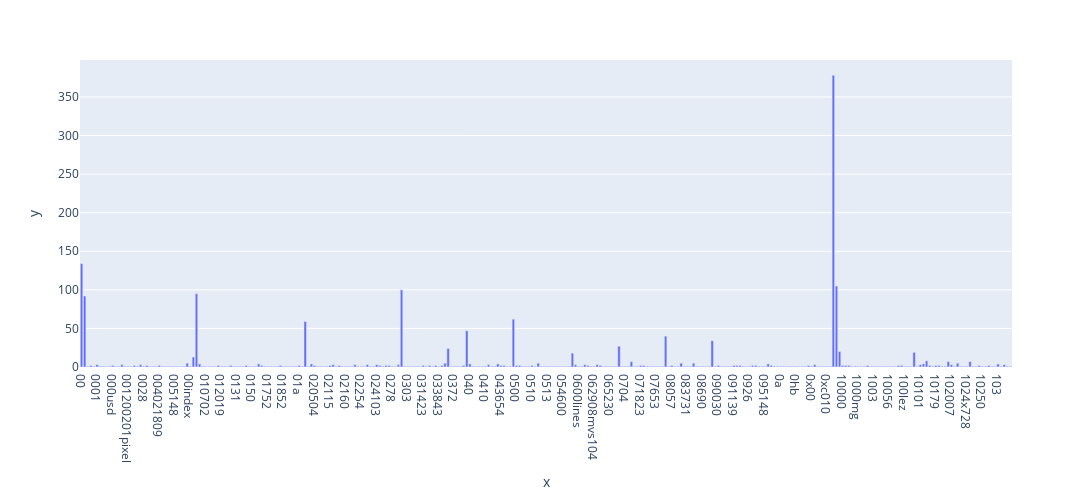

Notebook code for this chart:
### Markdown cell above
### >>> **Exercise 14 (take home):** 
The chart above contains all the vocabulary, and it's computationally intensive to both compute and visualize. Can you efficiently reduce the number of terms you want to visualize as an exercise.

### Code cell
# Answer here
# I filtered out those data who has 0 frequency
my_freq = term_frequencies[:300]
my_vocab = count_vect.get_feature_names_out()[np.nonzero(my_freq)]

my_graph = px.bar(x=my_vocab, y=my_freq)
my_graph.update_layout(
	width=1200,
	height=500,
)

my_graph.show()

### Figure 1 — Plotly figure (JSON) as saved in the notebook; plotly's stock layout.template omitted (floating-point values rounded to 4 significant figures; data arrays with more than 128 entries replaced by an {"elided": "..."} marker saying what was removed)
{"data": [{"alignmentgroup": "True", "hovertemplate": "x=%{x}<br>y=%{y}<extra></extra>", "legendgroup": "", "marker": {"color": "#636efa", "pattern": {"shape": ""}}, "name": "", "offsetgroup": "", "orientation": "v", "showlegend": false, "textposition": "auto", "type": "bar", "x": {"elided": "300 str values"}, "xaxis": "x", "y": {"elided": "300 int values"}, "yaxis": "y"}], "layout": {"barmode": "relative", "height": 500, "legend": {"tracegroupgap": 0}, "margin": {"t": 60}, "width": 1200, "xaxis": {"anchor": "y", "domain": [0, 1], "title": {"text": "x"}}, "yaxis": {"anchor": "x", "domain": [0, 1], "title": {"text": "y"}}}}
